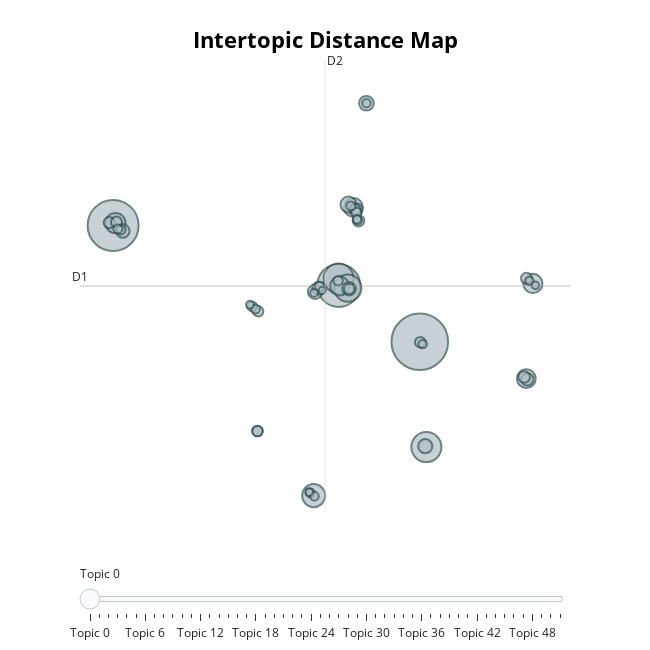

The code cell stored with this chart in its notebook:
### Markdown cell above
The next chosen representation is a distance map, which is a representation of the topics in a 2D space. This representation is useful for understanding the relationships between the topics and how they are distributed in the semantic space.

### Code cell
# Topics visualization
topic_model_real.visualize_topics(custom_labels=True)

### Figure 1 — Plotly figure (JSON) as saved in the notebook; plotly's stock layout.template omitted (floating-point values rounded to 4 significant figures; data arrays with more than 128 entries replaced by an {"elided": "..."} marker saying what was removed)
{"data": [{"customdata": {"elided": "52x3 mixed values"}, "hovertemplate": "<b>Topic %{customdata[0]}</b><br>%{customdata[1]}<br>Size: %{customdata[2]}", "legendgroup": "", "marker": {"color": "#B0BEC5", "line": {"color": "DarkSlateGrey", "width": 2}, "size": [893, 724, 512, 252, 249, 206, 148, 114, 102, 101, 101, 98, 72, 60, 58, 56, 52, 51, 45, 43, 38, 38, 35, 35, 34, 34, 33, 31, 31, 30, 29, 29, 29, 26, 25, 25, 24, 23, 23, 23, 23, 21, 21, 20, 20, 20, 19, 17, 17, 17, 16, 15], "sizemode": "area", "sizeref": 0.5581, "symbol": "circle"}, "mode": "markers", "name": "", "orientation": "v", "showlegend": false, "type": "scatter", "x": [7.681, -12.66, 2.304, 8.119, 2.294, 2.905, 0.6425, -12.5, 15.18, 2.364, 3.28, 14.75, 2.951, 4.141, 0.7358, 8.043, -12.02, 2.991, 0.967, 14.81, 3.619, 14.61, -12.92, 3.492, -12.44, 14.76, 3.375, -3.086, 7.713, -3.037, 2.999, -3.087, 3.478, -3.439, 2.262, 1.031, -12.15, 0.4196, 3.108, -12.35, -3.223, 0.6911, 3.57, 4.143, 3.507, 7.874, 14.96, -3.585, 0.6665, 0.3469, 15.34, 1.206], "xaxis": "x", "y": [4.102, 13.83, 8.812, -4.698, 9.404, 8.59, -8.755, 14.03, 8.983, 8.761, 15.33, 1.024, 15.57, 24.04, 8.282, -4.622, 13.37, 8.542, 8.587, 0.9631, 14.23, 1.165, 14.07, 15.21, 14.11, 9.406, 15.16, -3.354, 4.071, 6.653, 8.523, -3.366, 14.88, 7.058, 9.201, 8.724, 13.46, -8.532, 15.46, 13.54, 6.839, -8.803, 14.27, 24.05, 14.36, 3.91, 9.206, 7.205, 8.192, -8.459, 8.823, 8.392], "yaxis": "y"}], "layout": {"annotations": [{"showarrow": false, "text": "D1", "x": -14.86, "y": 8.768, "yshift": 10}, {"showarrow": false, "text": "D2", "x": 1.393, "xshift": 10, "y": 27.66}], "height": 650, "hoverlabel": {"bgcolor": "white", "font": {"family": "Rockwell", "size": 16}}, "legend": {"itemsizing": "constant", "tracegroupgap": 0}, "margin": {"t": 60}, "shapes": [{"line": {"color": "#CFD8DC", "width": 2}, "type": "line", "x0": 1.393, "x1": 1.393, "y0": -10.12, "y1": 27.66}, {"line": {"color": "#9E9E9E", "width": 2}, "type": "line", "x0": -14.86, "x1": 17.65, "y0": 8.768, "y1": 8.768}], "sliders": [{"active": 0, "pad": {"t": 50}, "steps": [{"args": [{"marker.color": [["red", "#B0BEC5", "#B0BEC5", "#B0BEC5", "#B0BEC5", "#B0BEC5", "#B0BEC5", "#B0BEC5", "#B0BEC5", "#B0BEC5", "#B0BEC5", "#B0BEC5", "#B0BEC5", "#B0BEC5", "#B0BEC5", "#B0BEC5", "#B0BEC5", "#B0BEC5", "#B0BEC5", "#B0BEC5", "#B0BEC5", "#B0BEC5", "#B0BEC5", "#B0BEC5", "#B0BEC5", "#B0BEC5", "#B0BEC5", "#B0BEC5", "#B0BEC5", "#B0BEC5", "#B0BEC5", "#B0BEC5", "#B0BEC5", "#B0BEC5", "#B0BEC5", "#B0BEC5", "#B0BEC5", "#B0BEC5", "#B0BEC5", "#B0BEC5", "#B0BEC5", "#B0BEC5", "#B0BEC5", "#B0BEC5", "#B0BEC5", "#B0BEC5", "#B0BEC5", "#B0BEC5", "#B0BEC5", "#B0BEC5", "#B0BEC5", "#B0BEC5"]]}], "label": "Topic 0", "method": "update"}, {"args": [{"marker.color": [["#B0BEC5", "red", "#B0BEC5", "#B0BEC5", "#B0BEC5", "#B0BEC5", "#B0BEC5", "#B0BEC5", "#B0BEC5", "#B0BEC5", "#B0BEC5", "#B0BEC5", "#B0BEC5", "#B0BEC5", "#B0BEC5", "#B0BEC5", "#B0BEC5", "#B0BEC5", "#B0BEC5", "#B0BEC5", "#B0BEC5", "#B0BEC5", "#B0BEC5", "#B0BEC5", "#B0BEC5", "#B0BEC5", "#B0BEC5", "#B0BEC5", "#B0BEC5", "#B0BEC5", "#B0BEC5", "#B0BEC5", "#B0BEC5", "#B0BEC5", "#B0BEC5", "#B0BEC5", "#B0BEC5", "#B0BEC5", "#B0BEC5", "#B0BEC5", "#B0BEC5", "#B0BEC5", "#B0BEC5", "#B0BEC5", "#B0BEC5", "#B0BEC5", "#B0BEC5", "#B0BEC5", "#B0BEC5", "#B0BEC5", "#B0BEC5", "#B0BEC5"]]}], "label": "Topic 1", "method": "update"}, {"args": [{"marker.color": [["#B0BEC5", "#B0BEC5", "red", "#B0BEC5", "#B0BEC5", "#B0BEC5", "#B0BEC5", "#B0BEC5", "#B0BEC5", "#B0BEC5", "#B0BEC5", "#B0BEC5", "#B0BEC5", "#B0BEC5", "#B0BEC5", "#B0BEC5", "#B0BEC5", "#B0BEC5", "#B0BEC5", "#B0BEC5", "#B0BEC5", "#B0BEC5", "#B0BEC5", "#B0BEC5", "#B0BEC5", "#B0BEC5", "#B0BEC5", "#B0BEC5", "#B0BEC5", "#B0BEC5", "#B0BEC5", "#B0BEC5", "#B0BEC5", "#B0BEC5", "#B0BEC5", "#B0BEC5", "#B0BEC5", "#B0BEC5", "#B0BEC5", "#B0BEC5", "#B0BEC5", "#B0BEC5", "#B0BEC5", "#B0BEC5", "#B0BEC5", "#B0BEC5", "#B0BEC5", "#B0BEC5", "#B0BEC5", "#B0BEC5", "#B0BEC5", "#B0BEC5"]]}], "label": "Topic 2", "method": "update"}, {"args": [{"marker.color": [["#B0BEC5", "#B0BEC5", "#B0BEC5", "red", "#B0BEC5", "#B0BEC5", "#B0BEC5", "#B0BEC5", "#B0BEC5", "#B0BEC5", "#B0BEC5", "#B0BEC5", "#B0BEC5", "#B0BEC5", "#B0BEC5", "#B0BEC5", "#B0BEC5", "#B0BEC5", "#B0BEC5", "#B0BEC5", "#B0BEC5", "#B0BEC5", "#B0BEC5", "#B0BEC5", "#B0BEC5", "#B0BEC5", "#B0BEC5", "#B0BEC5", "#B0BEC5", "#B0BEC5", "#B0BEC5", "#B0BEC5", "#B0BEC5", "#B0BEC5", "#B0BEC5", "#B0BEC5", "#B0BEC5", "#B0BEC5", "#B0BEC5", "#B0BEC5", "#B0BEC5", "#B0BEC5", "#B0BEC5", "#B0BEC5", "#B0BEC5", "#B0BEC5", "#B0BEC5", "#B0BEC5", "#B0BEC5", "#B0BEC5", "#B0BEC5", "#B0BEC5"]]}], "label": "Topic 3", "method": "update"}, {"args": [{"marker.color": [["#B0BEC5", "#B0BEC5", "#B0BEC5", "#B0BEC5", "red", "#B0BEC5", "#B0BEC5", "#B0BEC5", "#B0BEC5", "#B0BEC5", "#B0BEC5", "#B0BEC5", "#B0BEC5", "#B0BEC5", "#B0BEC5", "#B0BEC5", "#B0BEC5", "#B0BEC5", "#B0BEC5", "#B0BEC5", "#B0BEC5", "#B0BEC5", "#B0BEC5", "#B0BEC5", "#B0BEC5", "#B0BEC5", "#B0BEC5", "#B0BEC5", "#B0BEC5", "#B0BEC5", "#B0BEC5", "#B0BEC5", "#B0BEC5", "#B0BEC5", "#B0BEC5", "#B0BEC5", "#B0BEC5", "#B0BEC5", "#B0BEC5", "#B0BEC5", "#B0BEC5", "#B0BEC5", "#B0BEC5", "#B0BEC5", "#B0BEC5", "#B0BEC5", "#B0BEC5", "#B0BEC5", "#B0BEC5", "#B0BEC5", "#B0BEC5", "#B0BEC5"]]}], "label": "Topic 4", "method": "update"}, {"args": [{"marker.color": [["#B0BEC5", "#B0BEC5", "#B0BEC5", "#B0BEC5", "#B0BEC5", "red", "#B0BEC5", "#B0BEC5", "#B0BEC5", "#B0BEC5", "#B0BEC5", "#B0BEC5", "#B0BEC5", "#B0BEC5", "#B0BEC5", "#B0BEC5", "#B0BEC5", "#B0BEC5", "#B0BEC5", "#B0BEC5", "#B0BEC5", "#B0BEC5", "#B0BEC5", "#B0BEC5", "#B0BEC5", "#B0BEC5", "#B0BEC5", "#B0BEC5", "#B0BEC5", "#B0BEC5", "#B0BEC5", "#B0BEC5", "#B0BEC5", "#B0BEC5", "#B0BEC5", "#B0BEC5", "#B0BEC5", "#B0BEC5", "#B0BEC5", "#B0BEC5", "#B0BEC5", "#B0BEC5", "#B0BEC5", "#B0BEC5", "#B0BEC5", "#B0BEC5", "#B0BEC5", "#B0BEC5", "#B0BEC5", "#B0BEC5", "#B0BEC5", "#B0BEC5"]]}], "label": "Topic 5", "method": "update"}, {"args": [{"marker.color": [["#B0BEC5", "#B0BEC5", "#B0BEC5", "#B0BEC5", "#B0BEC5", "#B0BEC5", "red", "#B0BEC5", "#B0BEC5", "#B0BEC5", "#B0BEC5", "#B0BEC5", "#B0BEC5", "#B0BEC5", "#B0BEC5", "#B0BEC5", "#B0BEC5", "#B0BEC5", "#B0BEC5", "#B0BEC5", "#B0BEC5", "#B0BEC5", "#B0BEC5", "#B0BEC5", "#B0BEC5", "#B0BEC5", "#B0BEC5", "#B0BEC5", "#B0BEC5", "#B0BEC5", "#B0BEC5", "#B0BEC5", "#B0BEC5", "#B0BEC5", "#B0BEC5", "#B0BEC5", "#B0BEC5", "#B0BEC5", "#B0BEC5", "#B0BEC5", "#B0BEC5", "#B0BEC5", "#B0BEC5", "#B0BEC5", "#B0BEC5", "#B0BEC5", "#B0BEC5", "#B0BEC5", "#B0BEC5", "#B0BEC5", "#B0BEC5", "#B0BEC5"]]}], "label": "Topic 6", "method": "update"}, {"args": [{"marker.color": [["#B0BEC5", "#B0BEC5", "#B0BEC5", "#B0BEC5", "#B0BEC5", "#B0BEC5", "#B0BEC5", "red", "#B0BEC5", "#B0BEC5", "#B0BEC5", "#B0BEC5", "#B0BEC5", "#B0BEC5", "#B0BEC5", "#B0BEC5", "#B0BEC5", "#B0BEC5", "#B0BEC5", "#B0BEC5", "#B0BEC5", "#B0BEC5", "#B0BEC5", "#B0BEC5", "#B0BEC5", "#B0BEC5", "#B0BEC5", "#B0BEC5", "#B0BEC5", "#B0BEC5", "#B0BEC5", "#B0BEC5", "#B0BEC5", "#B0BEC5", "#B0BEC5", "#B0BEC5", "#B0BEC5", "#B0BEC5", "#B0BEC5", "#B0BEC5", "#B0BEC5", "#B0BEC5", "#B0BEC5", "#B0BEC5", "#B0BEC5", "#B0BEC5", "#B0BEC5", "#B0BEC5", "#B0BEC5", "#B0BEC5", "#B0BEC5", "#B0BEC5"]]}], "label": "Topic 7", "method": "update"}, {"args": [{"marker.color": [["#B0BEC5", "#B0BEC5", "#B0BEC5", "#B0BEC5", "#B0BEC5", "#B0BEC5", "#B0BEC5", "#B0BEC5", "red", "#B0BEC5", "#B0BEC5", "#B0BEC5", "#B0BEC5", "#B0BEC5", "#B0BEC5", "#B0BEC5", "#B0BEC5", "#B0BEC5", "#B0BEC5", "#B0BEC5", "#B0BEC5", "#B0BEC5", "#B0BEC5", "#B0BEC5", "#B0BEC5", "#B0BEC5", "#B0BEC5", "#B0BEC5", "#B0BEC5", "#B0BEC5", "#B0BEC5", "#B0BEC5", "#B0BEC5", "#B0BEC5", "#B0BEC5", "#B0BEC5", "#B0BEC5", "#B0BEC5", "#B0BEC5", "#B0BEC5", "#B0BEC5", "#B0BEC5", "#B0BEC5", "#B0BEC5", "#B0BEC5", "#B0BEC5", "#B0BEC5", "#B0BEC5", "#B0BEC5", "#B0BEC5", "#B0BEC5", "#B0BEC5"]]}], "label": "Topic 8", "method": "update"}, {"args": [{"marker.color": [["#B0BEC5", "#B0BEC5", "#B0BEC5", "#B0BEC5", "#B0BEC5", "#B0BEC5", "#B0BEC5", "#B0BEC5", "#B0BEC5", "red", "#B0BEC5", "#B0BEC5", "#B0BEC5", "#B0BEC5", "#B0BEC5", "#B0BEC5", "#B0BEC5", "#B0BEC5", "#B0BEC5", "#B0BEC5", "#B0BEC5", "#B0BEC5", "#B0BEC5", "#B0BEC5", "#B0BEC5", "#B0BEC5", "#B0BEC5", "#B0BEC5", "#B0BEC5", "#B0BEC5", "#B0BEC5", "#B0BEC5", "#B0BEC5", "#B0BEC5", "#B0BEC5", "#B0BEC5", "#B0BEC5", "#B0BEC5", "#B0BEC5", "#B0BEC5", "#B0BEC5", "#B0BEC5", "#B0BEC5", "#B0BEC5", "#B0BEC5", "#B0BEC5", "#B0BEC5", "#B0BEC5", "#B0BEC5", "#B0BEC5", "#B0BEC5", "#B0BEC5"]]}], "label": "Topic 9", "method": "update"}, {"args": [{"marker.color": [["#B0BEC5", "#B0BEC5", "#B0BEC5", "#B0BEC5", "#B0BEC5", "#B0BEC5", "#B0BEC5", "#B0BEC5", "#B0BEC5", "#B0BEC5", "red", "#B0BEC5", "#B0BEC5", "#B0BEC5", "#B0BEC5", "#B0BEC5", "#B0BEC5", "#B0BEC5", "#B0BEC5", "#B0BEC5", "#B0BEC5", "#B0BEC5", "#B0BEC5", "#B0BEC5", "#B0BEC5", "#B0BEC5", "#B0BEC5", "#B0BEC5", "#B0BEC5", "#B0BEC5", "#B0BEC5", "#B0BEC5", "#B0BEC5", "#B0BEC5", "#B0BEC5", "#B0BEC5", "#B0BEC5", "#B0BEC5", "#B0BEC5", "#B0BEC5", "#B0BEC5", "#B0BEC5", "#B0BEC5", "#B0BEC5", "#B0BEC5", "#B0BEC5", "#B0BEC5", "#B0BEC5", "#B0BEC5", "#B0BEC5", "#B0BEC5", "#B0BEC5"]]}], "label": "Topic 10", "method": "update"}, {"args": [{"marker.color": [["#B0BEC5", "#B0BEC5", "#B0BEC5", "#B0BEC5", "#B0BEC5", "#B0BEC5", "#B0BEC5", "#B0BEC5", "#B0BEC5", "#B0BEC5", "#B0BEC5", "red", "#B0BEC5", "#B0BEC5", "#B0BEC5", "#B0BEC5", "#B0BEC5", "#B0BEC5", "#B0BEC5", "#B0BEC5", "#B0BEC5", "#B0BEC5", "#B0BEC5", "#B0BEC5", "#B0BEC5", "#B0BEC5", "#B0BEC5", "#B0BEC5", "#B0BEC5", "#B0BEC5", "#B0BEC5", "#B0BEC5", "#B0BEC5", "#B0BEC5", "#B0BEC5", "#B0BEC5", "#B0BEC5", "#B0BEC5", "#B0BEC5", "#B0BEC5", "#B0BEC5", "#B0BEC5", "#B0BEC5", "#B0BEC5", "#B0BEC5", "#B0BEC5", "#B0BEC5", "#B0BEC5", "#B0BEC5", "#B0BEC5", "#B0BEC5", "#B0BEC5"]]}], "label": "Topic 11", "method": "update"}, {"args": [{"marker.color": [["#B0BEC5", "#B0BEC5", "#B0BEC5", "#B0BEC5", "#B0BEC5", "#B0BEC5", "#B0BEC5", "#B0BEC5", "#B0BEC5", "#B0BEC5", "#B0BEC5", "#B0BEC5", "red", "#B0BEC5", "#B0BEC5", "#B0BEC5", "#B0BEC5", "#B0BEC5", "#B0BEC5", "#B0BEC5", "#B0BEC5", "#B0BEC5", "#B0BEC5", "#B0BEC5", "#B0BEC5", "#B0BEC5", "#B0BEC5", "#B0BEC5", "#B0BEC5", "#B0BEC5", "#B0BEC5", "#B0BEC5", "#B0BEC5", "#B0BEC5", "#B0BEC5", "#B0BEC5", "#B0BEC5", "#B0BEC5", "#B0BEC5", "#B0BEC5", "#B0BEC5", "#B0BEC5", "#B0BEC5", "#B0BEC5", "#B0BEC5", "#B0BEC5", "#B0BEC5", "#B0BEC5", "#B0BEC5", "#B0BEC5", "#B0BEC5", "#B0BEC5"]]}], "label": "Topic 12", "method": "update"}, {"args": [{"marker.color": [["#B0BEC5", "#B0BEC5", "#B0BEC5", "#B0BEC5", "#B0BEC5", "#B0BEC5", "#B0BEC5", "#B0BEC5", "#B0BEC5", "#B0BEC5", "#B0BEC5", "#B0BEC5", "#B0BEC5", "red", "#B0BEC5", "#B0BEC5", "#B0BEC5", "#B0BEC5", "#B0BEC5", "#B0BEC5", "#B0BEC5", "#B0BEC5", "#B0BEC5", "#B0BEC5", "#B0BEC5", "#B0BEC5", "#B0BEC5", "#B0BEC5", "#B0BEC5", "#B0BEC5", "#B0BEC5", "#B0BEC5", "#B0BEC5", "#B0BEC5", "#B0BEC5", "#B0BEC5", "#B0BEC5", "#B0BEC5", "#B0BEC5", "#B0BEC5", "#B0BEC5", "#B0BEC5", "#B0BEC5", "#B0BEC5", "#B0BEC5", "#B0BEC5", "#B0BEC5", "#B0BEC5", "#B0BEC5", "#B0BEC5", "#B0BEC5", "#B0BEC5"]]}], "label": "Topic 13", "method": "update"}, {"args": [{"marker.color": [["#B0BEC5", "#B0BEC5", "#B0BEC5", "#B0BEC5", "#B0BEC5", "#B0BEC5", "#B0BEC5", "#B0BEC5", "#B0BEC5", "#B0BEC5", "#B0BEC5", "#B0BEC5", "#B0BEC5", "#B0BEC5", "red", "#B0BEC5", "#B0BEC5", "#B0BEC5", "#B0BEC5", "#B0BEC5", "#B0BEC5", "#B0BEC5", "#B0BEC5", "#B0BEC5", "#B0BEC5", "#B0BEC5", "#B0BEC5", "#B0BEC5", "#B0BEC5", "#B0BEC5", "#B0BEC5", "#B0BEC5", "#B0BEC5", "#B0BEC5", "#B0BEC5", "#B0BEC5", "#B0BEC5", "#B0BEC5", "#B0BEC5", "#B0BEC5", "#B0BEC5", "#B0BEC5", "#B0BEC5", "#B0BEC5", "#B0BEC5", "#B0BEC5", "#B0BEC5", "#B0BEC5", "#B0BEC5", "#B0BEC5", "#B0BEC5", "#B0BEC5"]]}], "label": "Topic 14", "method": "update"}, {"args": [{"marker.color": [["#B0BEC5", "#B0BEC5", "#B0BEC5", "#B0BEC5", "#B0BEC5", "#B0BEC5", "#B0BEC5", "#B0BEC5", "#B0BEC5", "#B0BEC5", "#B0BEC5", "#B0BEC5", "#B0BEC5", "#B0BEC5", "#B0BEC5", "red", "#B0BEC5", "#B0BEC5", "#B0BEC5", "#B0BEC5", "#B0BEC5", "#B0BEC5", "#B0BEC5", "#B0BEC5", "#B0BEC5", "#B0BEC5", "#B0BEC5", "#B0BEC5", "#B0BEC5", "#B0BEC5", "#B0BEC5", "#B0BEC5", "#B0BEC5", "#B0BEC5", "#B0BEC5", "#B0BEC5", "#B0BEC5", "#B0BEC5", "#B0BEC5", "#B0BEC5", "#B0BEC5", "#B0BEC5", "#B0BEC5", "#B0BEC5", "#B0BEC5", "#B0BEC5", "#B0BEC5", "#B0BEC5", "#B0BEC5", "#B0BEC5", "#B0BEC5", "#B0BEC5"]]}], "label": "Topic 15", "method": "update"}, {"args": [{"marker.color": [["#B0BEC5", "#B0BEC5", "#B0BEC5", "#B0BEC5", "#B0BEC5", "#B0BEC5", "#B0BEC5", "#B0BEC5", "#B0BEC5", "#B0BEC5", "#B0BEC5", "#B0BEC5", "#B0BEC5", "#B0BEC5", "#B0BEC5", "#B0BEC5", "red", "#B0BEC5", "#B0BEC5", "#B0BEC5", "#B0BEC5", "#B0BEC5", "#B0BEC5", "#B0BEC5", "#B0BEC5", "#B0BEC5", "#B0BEC5", "#B0BEC5", "#B0BEC5", "#B0BEC5", "#B0BEC5", "#B0BEC5", "#B0BEC5", "#B0BEC5", "#B0BEC5", "#B0BEC5", "#B0BEC5", "#B0BEC5", "#B0BEC5", "#B0BEC5", "#B0BEC5", "#B0BEC5", "#B0BEC5", "#B0BEC5", "#B0BEC5", "#B0BEC5", "#B0BEC5", "#B0BEC5", "#B0BEC5", "#B0BEC5", "#B0BEC5", "#B0BEC5"]]}], "label": "Topic 16", "method": "update"}, {"args": [{"marker.color": [["#B0BEC5", "#B0BEC5", "#B0BEC5", "#B0BEC5", "#B0BEC5", "#B0BEC5", "#B0BEC5", "#B0BEC5", "#B0BEC5", "#B0BEC5", "#B0BEC5", "#B0BEC5", "#B0BEC5", "#B0BEC5", "#B0BEC5", "#B0BEC5", "#B0BEC5", "red", "#B0BEC5", "#B0BEC5", "#B0BEC5", "#B0BEC5", "#B0BEC5", "#B0BEC5", "#B0BEC5", "#B0BEC5", "#B0BEC5", "#B0BEC5", "#B0BEC5", "#B0BEC5", "#B0BEC5", "#B0BEC5", "#B0BEC5", "#B0BEC5", "#B0BEC5", "#B0BEC5", "#B0BEC5", "#B0BEC5", "#B0BEC5", "#B0BEC5", "#B0BEC5", "#B0BEC5", "#B0BEC5", "#B0BEC5", "#B0BEC5", "#B0BEC5", "#B0BEC5", "#B0BEC5", "#B0BEC5", "#B0BEC5", "#B0BEC5", "#B0BEC5"]]}], "label": "Topic 17", "method": "update"}, {"args": [{"marker.color": [["#B0BEC5", "#B0BEC5", "#B0BEC5", "#B0BEC5", "#B0BEC5", "#B0BEC5", "#B0BEC5", "#B0BEC5", "#B0BEC5", "#B0BEC5", "#B0BEC5", "#B0BEC5", "#B0BEC5", "#B0BEC5", "#B0BEC5", "#B0BEC5", "#B0BEC5", "#B0BEC5", "red", "#B0BEC5", "#B0BEC5", "#B0BEC5", "#B0BEC5", "#B0BEC5", "#B0BEC5", "#B0BEC5", "#B0BEC5", "#B0BEC5", "#B0BEC5", "#B0BEC5", "#B0BEC5", "#B0BEC5", "#B0BEC5", "#B0BEC5", "#B0BEC5", "#B0BEC5", "#B0BEC5", "#B0BEC5", "#B0BEC5", "#B0BEC5", "#B0BEC5", "#B0BEC5", "#B0BEC5", "#B0BEC5", "#B0BEC5", "#B0BEC5", "#B0BEC5", "#B0BEC5", "#B0BEC5", "#B0BEC5", "#B0BEC5", "#B0BEC5"]]}], "label": "Topic 18", "method": "update"}, {"args": [{"marker.color": [["#B0BEC5", "#B0BEC5", "#B0BEC5", "#B0BEC5", "#B0BEC5", "#B0BEC5", "#B0BEC5", "#B0BEC5", "#B0BEC5", "#B0BEC5", "#B0BEC5", "#B0BEC5", "#B0BEC5", "#B0BEC5", "#B0BEC5", "#B0BEC5", "#B0BEC5", "#B0BEC5", "#B0BEC5", "red", "#B0BEC5", "#B0BEC5", "#B0BEC5", "#B0BEC5", "#B0BEC5", "#B0BEC5", "#B0BEC5", "#B0BEC5", "#B0BEC5", "#B0BEC5", "#B0BEC5", "#B0BEC5", "#B0BEC5", "#B0BEC5", "#B0BEC5", "#B0BEC5", "#B0BEC5", "#B0BEC5", "#B0BEC5", "#B0BEC5", "#B0BEC5", "#B0BEC5", "#B0BEC5", "#B0BEC5", "#B0BEC5", "#B0BEC5", "#B0BEC5", "#B0BEC5", "#B0BEC5", "#B0BEC5", "#B0BEC5", "#B0BEC5"]]}], "label": "Topic 19", "method": "update"}, {"args": [{"marker.color": [["#B0BEC5", "#B0BEC5", "#B0BEC5", "#B0BEC5", "#B0BEC5", "#B0BEC5", "#B0BEC5", "#B0BEC5", "#B0BEC5", "#B0BEC5", "#B0BEC5", "#B0BEC5", "#B0BEC5", "#B0BEC5", "#B0BEC5", "#B0BEC5", "#B0BEC5", "#B0BEC5", "#B0BEC5", "#B0BEC5", "red", "#B0BEC5", "#B0BEC5", "#B0BEC5", "#B0BEC5", "#B0BEC5", "#B0BEC5", "#B0BEC5", "#B0BEC5", "#B0BEC5", "#B0BEC5", "#B0BEC5", "#B0BEC5", "#B0BEC5", "#B0BEC5", "#B0BEC5", "#B0BEC5", "#B0BEC5", "#B0BEC5", "#B0BEC5", "#B0BEC5", "#B0BEC5", "#B0BEC5", "#B0BEC5", "#B0BEC5", "#B0BEC5", "#B0BEC5", "#B0BEC5", "#B0BEC5", "#B0BEC5", "#B0BEC5", "#B0BEC5"]]}], "label": "Topic 20", "method": "update"}, {"args": [{"marker.color": [["#B0BEC5", "#B0BEC5", "#B0BEC5", "#B0BEC5", "#B0BEC5", "#B0BEC5", "#B0BEC5", "#B0BEC5", "#B0BEC5", "#B0BEC5", "#B0BEC5", "#B0BEC5", "#B0BEC5", "#B0BEC5", "#B0BEC5", "#B0BEC5", "#B0BEC5", "#B0BEC5", "#B0BEC5", "#B0BEC5", "#B0BEC5", "red", "#B0BEC5", "#B0BEC5", "#B0BEC5", "#B0BEC5", "#B0BEC5", "#B0BEC5", "#B0BEC5", "#B0BEC5", "#B0BEC5", "#B0BEC5", "#B0BEC5", "#B0BEC5", "#B0BEC5", "#B0BEC5", "#B0BEC5", "#B0BEC5", "#B0BEC5", "#B0BEC5", "#B0BEC5", "#B0BEC5", "#B0BEC5", "#B0BEC5", "#B0BEC5", "#B0BEC5", "#B0BEC5", "#B0BEC5", "#B0BEC5", "#B0BEC5", "#B0BEC5", "#B0BEC5"]]}], "label": "Topic 21", "method": "update"}, {"args": [{"marker.color": [["#B0BEC5", "#B0BEC5", "#B0BEC5", "#B0BEC5", "#B0BEC5", "#B0BEC5", "#B0BEC5", "#B0BEC5", "#B0BEC5", "#B0BEC5", "#B0BEC5", "#B0BEC5", "#B0BEC5", "#B0BEC5", "#B0BEC5", "#B0BEC5", "#B0BEC5", "#B0BEC5", "#B0BEC5", "#B0BEC5", "#B0BEC5", "#B0BEC5", "red", "#B0BEC5", "#B0BEC5", "#B0BEC5", "#B0BEC5", "#B0BEC5", "#B0BEC5", "#B0BEC5", "#B0BEC5", "#B0BEC5", "#B0BEC5", "#B0BEC5", "#B0BEC5", "#B0BEC5", "#B0BEC5", "#B0BEC5", "#B0BEC5", "#B0BEC5", "#B0BEC5", "#B0BEC5", "#B0BEC5", "#B0BEC5", "#B0BEC5", "#B0BEC5", "#B0BEC5", "#B0BEC5", "#B0BEC5", "#B0BEC5", "#B0BEC5", "#B0BEC5"]]}], "label": "Topic 22", "method": "update"}, {"args": [{"marker.color": [["#B0BEC5", "#B0BEC5", "#B0BEC5", "#B0BEC5", "#B0BEC5", "#B0BEC5", "#B0BEC5", "#B0BEC5", "#B0BEC5", "#B0BEC5", "#B0BEC5", "#B0BEC5", "#B0BEC5", "#B0BEC5", "#B0BEC5", "#B0BEC5", "#B0BEC5", "#B0BEC5", "#B0BEC5", "#B0BEC5", "#B0BEC5", "#B0BEC5", "#B0BEC5", "red", "#B0BEC5", "#B0BEC5", "#B0BEC5", "#B0BEC5", "#B0BEC5", "#B0BEC5", "#B0BEC5", "#B0BEC5", "#B0BEC5", "#B0BEC5", "#B0BEC5", "#B0BEC5", "#B0BEC5", "#B0BEC5", "#B0BEC5", "#B0BEC5", "#B0BEC5", "#B0BEC5", "#B0BEC5", "#B0BEC5", "#B0BEC5", "#B0BEC5", "#B0BEC5", "#B0BEC5", "#B0BEC5", "#B0BEC5", "#B0BEC5", "#B0BEC5"]]}], "label": "Topic 23", "method": "update"}, {"args": [{"marker.color": [["#B0BEC5", "#B0BEC5", "#B0BEC5", "#B0BEC5", "#B0BEC5", "#B0BEC5", "#B0BEC5", "#B0BEC5", "#B0BEC5", "#B0BEC5", "#B0BEC5", "#B0BEC5", "#B0BEC5", "#B0BEC5", "#B0BEC5", "#B0BEC5", "#B0BEC5", "#B0BEC5", "#B0BEC5", "#B0BEC5", "#B0BEC5", "#B0BEC5", "#B0BEC5", "#B0BEC5", "red", "#B0BEC5", "#B0BEC5", "#B0BEC5", "#B0BEC5", "#B0BEC5", "#B0BEC5", "#B0BEC5", "#B0BEC5", "#B0BEC5", "#B0BEC5", "#B0BEC5", "#B0BEC5", "#B0BEC5", "#B0BEC5", "#B0BEC5", "#B0BEC5", "#B0BEC5", "#B0BEC5", "#B0BEC5", "#B0BEC5", "#B0BEC5", "#B0BEC5", "#B0BEC5", "#B0BEC5", "#B0BEC5", "#B0BEC5", "#B0BEC5"]]}], "label": "Topic 24", "method": "update"}, {"args": [{"marker.color": [["#B0BEC5", "#B0BEC5", "#B0BEC5", "#B0BEC5", "#B0BEC5", "#B0BEC5", "#B0BEC5", "#B0BEC5", "#B0BEC5", "#B0BEC5", "#B0BEC5", "#B0BEC5", "#B0BEC5", "#B0BEC5", "#B0BEC5", "#B0BEC5", "#B0BEC5", "#B0BEC5", "#B0BEC5", "#B0BEC5", "#B0BEC5", "#B0BEC5", "#B0BEC5", "#B0BEC5", "#B0BEC5", "red", "#B0BEC5", "#B0BEC5", "#B0BEC5", "#B0BEC5", "#B0BEC5", "#B0BEC5", "#B0BEC5", "#B0BEC5", "#B0BEC5", "#B0BEC5", "#B0BEC5", "#B0BEC5", "#B0BEC5", "#B0BEC5", "#B0BEC5", "#B0BEC5", "#B0BEC5", "#B0BEC5", "#B0BEC5", "#B0BEC5", "#B0BEC5", "#B0BEC5", "#B0BEC5", "#B0BEC5", "#B0BEC5", "#B0BEC5"]]}], "label": "Topic 25", "method": "update"}, {"args": [{"marker.color": [["#B0BEC5", "#B0BEC5", "#B0BEC5", "#B0BEC5", "#B0BEC5", "#B0BEC5", "#B0BEC5", "#B0BEC5", "#B0BEC5", "#B0BEC5", "#B0BEC5", "#B0BEC5", "#B0BEC5", "#B0BEC5", "#B0BEC5", "#B0BEC5", "#B0BEC5", "#B0BEC5", "#B0BEC5", "#B0BEC5", "#B0BEC5", "#B0BEC5", "#B0BEC5", "#B0BEC5", "#B0BEC5", "#B0BEC5", "red", "#B0BEC5", "#B0BEC5", "#B0BEC5", "#B0BEC5", "#B0BEC5", "#B0BEC5", "#B0BEC5", "#B0BEC5", "#B0BEC5", "#B0BEC5", "#B0BEC5", "#B0BEC5", "#B0BEC5", "#B0BEC5", "#B0BEC5", "#B0BEC5", "#B0BEC5", "#B0BEC5", "#B0BEC5", "#B0BEC5", "#B0BEC5", "#B0BEC5", "#B0BEC5", "#B0BEC5", "#B0BEC5"]]}], "label": "Topic 26", "method": "update"}, {"args": [{"marker.color": [["#B0BEC5", "#B0BEC5", "#B0BEC5", "#B0BEC5", "#B0BEC5", "#B0BEC5", "#B0BEC5", "#B0BEC5", "#B0BEC5", "#B0BEC5", "#B0BEC5", "#B0BEC5", "#B0BEC5", "#B0BEC5", "#B0BEC5", "#B0BEC5", "#B0BEC5", "#B0BEC5", "#B0BEC5", "#B0BEC5", "#B0BEC5", "#B0BEC5", "#B0BEC5", "#B0BEC5", "#B0BEC5", "#B0BEC5", "#B0BEC5", "red", "#B0BEC5", "#B0BEC5", "#B0BEC5", "#B0BEC5", "#B0BEC5", "#B0BEC5", "#B0BEC5", "#B0BEC5", "#B0BEC5", "#B0BEC5", "#B0BEC5", "#B0BEC5", "#B0BEC5", "#B0BEC5", "#B0BEC5", "#B0BEC5", "#B0BEC5", "#B0BEC5", "#B0BEC5", "#B0BEC5", "#B0BEC5", "#B0BEC5", "#B0BEC5", "#B0BEC5"]]}], "label": "Topic 27", "method": "update"}, {"args": [{"marker.color": [["#B0BEC5", "#B0BEC5", "#B0BEC5", "#B0BEC5", "#B0BEC5", "#B0BEC5", "#B0BEC5", "#B0BEC5", "#B0BEC5", "#B0BEC5", "#B0BEC5", "#B0BEC5", "#B0BEC5", "#B0BEC5", "#B0BEC5", "#B0BEC5", "#B0BEC5", "#B0BEC5", "#B0BEC5", "#B0BEC5", "#B0BEC5", "#B0BEC5", "#B0BEC5", "#B0BEC5", "#B0BEC5", "#B0BEC5", "#B0BEC5", "#B0BEC5", "red", "#B0BEC5", "#B0BEC5", "#B0BEC5", "#B0BEC5", "#B0BEC5", "#B0BEC5", "#B0BEC5", "#B0BEC5", "#B0BEC5", "#B0BEC5", "#B0BEC5", "#B0BEC5", "#B0BEC5", "#B0BEC5", "#B0BEC5", "#B0BEC5", "#B0BEC5", "#B0BEC5", "#B0BEC5", "#B0BEC5", "#B0BEC5", "#B0BEC5", "#B0BEC5"]]}], "label": "Topic 28", "method": "update"}, {"args": [{"marker.color": [["#B0BEC5", "#B0BEC5", "#B0BEC5", "#B0BEC5", "#B0BEC5", "#B0BEC5", "#B0BEC5", "#B0BEC5", "#B0BEC5", "#B0BEC5", "#B0BEC5", "#B0BEC5", "#B0BEC5", "#B0BEC5", "#B0BEC5", "#B0BEC5", "#B0BEC5", "#B0BEC5", "#B0BEC5", "#B0BEC5", "#B0BEC5", "#B0BEC5", "#B0BEC5", "#B0BEC5", "#B0BEC5", "#B0BEC5", "#B0BEC5", "#B0BEC5", "#B0BEC5", "red", "#B0BEC5", "#B0BEC5", "#B0BEC5", "#B0BEC5", "#B0BEC5", "#B0BEC5", "#B0BEC5", "#B0BEC5", "#B0BEC5", "#B0BEC5", "#B0BEC5", "#B0BEC5", "#B0BEC5", "#B0BEC5", "#B0BEC5", "#B0BEC5", "#B0BEC5", "#B0BEC5", "#B0BEC5", "#B0BEC5", "#B0BEC5", "#B0BEC5"]]}], "label": "Topic 29", "method": "update"}, {"args": [{"marker.color": [["#B0BEC5", "#B0BEC5", "#B0BEC5", "#B0BEC5", "#B0BEC5", "#B0BEC5", "#B0BEC5", "#B0BEC5", "#B0BEC5", "#B0BEC5", "#B0BEC5", "#B0BEC5", "#B0BEC5", "#B0BEC5", "#B0BEC5", "#B0BEC5", "#B0BEC5", "#B0BEC5", "#B0BEC5", "#B0BEC5", "#B0BEC5", "#B0BEC5", "#B0BEC5", "#B0BEC5", "#B0BEC5", "#B0BEC5", "#B0BEC5", "#B0BEC5", "#B0BEC5", "#B0BEC5", "red", "#B0BEC5", "#B0BEC5", "#B0BEC5", "#B0BEC5", "#B0BEC5", "#B0BEC5", "#B0BEC5", "#B0BEC5", "#B0BEC5", "#B0BEC5", "#B0BEC5", "#B0BEC5", "#B0BEC5", "#B0BEC5", "#B0BEC5", "#B0BEC5", "#B0BEC5", "#B0BEC5", "#B0BEC5", "#B0BEC5", "#B0BEC5"]]}], "label": "Topic 30", "method": "update"}, {"args": [{"marker.color": [["#B0BEC5", "#B0BEC5", "#B0BEC5", "#B0BEC5", "#B0BEC5", "#B0BEC5", "#B0BEC5", "#B0BEC5", "#B0BEC5", "#B0BEC5", "#B0BEC5", "#B0BEC5", "#B0BEC5", "#B0BEC5", "#B0BEC5", "#B0BEC5", "#B0BEC5", "#B0BEC5", "#B0BEC5", "#B0BEC5", "#B0BEC5", "#B0BEC5", "#B0BEC5", "#B0BEC5", "#B0BEC5", "#B0BEC5", "#B0BEC5", "#B0BEC5", "#B0BEC5", "#B0BEC5", "#B0BEC5", "red", "#B0BEC5", "#B0BEC5", "#B0BEC5", "#B0BEC5", "#B0BEC5", "#B0BEC5", "#B0BEC5", "#B0BEC5", "#B0BEC5", "#B0BEC5", "#B0BEC5", "#B0BEC5", "#B0BEC5", "#B0BEC5", "#B0BEC5", "#B0BEC5", "#B0BEC5", "#B0BEC5", "#B0BEC5", "#B0BEC5"]]}], "label": "Topic 31", "method": "update"}, {"args": [{"marker.color": [["#B0BEC5", "#B0BEC5", "#B0BEC5", "#B0BEC5", "#B0BEC5", "#B0BEC5", "#B0BEC5", "#B0BEC5", "#B0BEC5", "#B0BEC5", "#B0BEC5", "#B0BEC5", "#B0BEC5", "#B0BEC5", "#B0BEC5", "#B0BEC5", "#B0BEC5", "#B0BEC5", "#B0BEC5", "#B0BEC5", "#B0BEC5", "#B0BEC5", "#B0BEC5", "#B0BEC5", "#B0BEC5", "#B0BEC5", "#B0BEC5", "#B0BEC5", "#B0BEC5", "#B0BEC5", "#B0BEC5", "#B0BEC5", "red", "#B0BEC5", "#B0BEC5", "#B0BEC5", "#B0BEC5", "#B0BEC5", "#B0BEC5", "#B0BEC5", "#B0BEC5", "#B0BEC5", "#B0BEC5", "#B0BEC5", "#B0BEC5", "#B0BEC5", "#B0BEC5", "#B0BEC5", "#B0BEC5", "#B0BEC5", "#B0BEC5", "#B0BEC5"]]}], "label": "Topic 32", "method": "update"}, {"args": [{"marker.color": [["#B0BEC5", "#B0BEC5", "#B0BEC5", "#B0BEC5", "#B0BEC5", "#B0BEC5", "#B0BEC5", "#B0BEC5", "#B0BEC5", "#B0BEC5", "#B0BEC5", "#B0BEC5", "#B0BEC5", "#B0BEC5", "#B0BEC5", "#B0BEC5", "#B0BEC5", "#B0BEC5", "#B0BEC5", "#B0BEC5", "#B0BEC5", "#B0BEC5", "#B0BEC5", "#B0BEC5", "#B0BEC5", "#B0BEC5", "#B0BEC5", "#B0BEC5", "#B0BEC5", "#B0BEC5", "#B0BEC5", "#B0BEC5", "#B0BEC5", "red", "#B0BEC5", "#B0BEC5", "#B0BEC5", "#B0BEC5", "#B0BEC5", "#B0BEC5", "#B0BEC5", "#B0BEC5", "#B0BEC5", "#B0BEC5", "#B0BEC5", "#B0BEC5", "#B0BEC5", "#B0BEC5", "#B0BEC5", "#B0BEC5", "#B0BEC5", "#B0BEC5"]]}], "label": "Topic 33", "method": "update"}, {"args": [{"marker.color": [["#B0BEC5", "#B0BEC5", "#B0BEC5", "#B0BEC5", "#B0BEC5", "#B0BEC5", "#B0BEC5", "#B0BEC5", "#B0BEC5", "#B0BEC5", "#B0BEC5", "#B0BEC5", "#B0BEC5", "#B0BEC5", "#B0BEC5", "#B0BEC5", "#B0BEC5", "#B0BEC5", "#B0BEC5", "#B0BEC5", "#B0BEC5", "#B0BEC5", "#B0BEC5", "#B0BEC5", "#B0BEC5", "#B0BEC5", "#B0BEC5", "#B0BEC5", "#B0BEC5", "#B0BEC5", "#B0BEC5", "#B0BEC5", "#B0BEC5", "#B0BEC5", "red", "#B0BEC5", "#B0BEC5", "#B0BEC5", "#B0BEC5", "#B0BEC5", "#B0BEC5", "#B0BEC5", "#B0BEC5", "#B0BEC5", "#B0BEC5", "#B0BEC5", "#B0BEC5", "#B0BEC5", "#B0BEC5", "#B0BEC5", "#B0BEC5", "#B0BEC5"]]}], "label": "Topic 34", "method": "update"}, {"args": [{"marker.color": [["#B0BEC5", "#B0BEC5", "#B0BEC5", "#B0BEC5", "#B0BEC5", "#B0BEC5", "#B0BEC5", "#B0BEC5", "#B0BEC5", "#B0BEC5", "#B0BEC5", "#B0BEC5", "#B0BEC5", "#B0BEC5", "#B0BEC5", "#B0BEC5", "#B0BEC5", "#B0BEC5", "#B0BEC5", "#B0BEC5", "#B0BEC5", "#B0BEC5", "#B0BEC5", "#B0BEC5", "#B0BEC5", "#B0BEC5", "#B0BEC5", "#B0BEC5", "#B0BEC5", "#B0BEC5", "#B0BEC5", "#B0BEC5", "#B0BEC5", "#B0BEC5", "#B0BEC5", "red", "#B0BEC5", "#B0BEC5", "#B0BEC5", "#B0BEC5", "#B0BEC5", "#B0BEC5", "#B0BEC5", "#B0BEC5", "#B0BEC5", "#B0BEC5", "#B0BEC5", "#B0BEC5", "#B0BEC5", "#B0BEC5", "#B0BEC5", "#B0BEC5"]]}], "label": "Topic 35", "method": "update"}, {"args": [{"marker.color": [["#B0BEC5", "#B0BEC5", "#B0BEC5", "#B0BEC5", "#B0BEC5", "#B0BEC5", "#B0BEC5", "#B0BEC5", "#B0BEC5", "#B0BEC5", "#B0BEC5", "#B0BEC5", "#B0BEC5", "#B0BEC5", "#B0BEC5", "#B0BEC5", "#B0BEC5", "#B0BEC5", "#B0BEC5", "#B0BEC5", "#B0BEC5", "#B0BEC5", "#B0BEC5", "#B0BEC5", "#B0BEC5", "#B0BEC5", "#B0BEC5", "#B0BEC5", "#B0BEC5", "#B0BEC5", "#B0BEC5", "#B0BEC5", "#B0BEC5", "#B0BEC5", "#B0BEC5", "#B0BEC5", "red", "#B0BEC5", "#B0BEC5", "#B0BEC5", "#B0BEC5", "#B0BEC5", "#B0BEC5", "#B0BEC5", "#B0BEC5", "#B0BEC5", "#B0BEC5", "#B0BEC5", "#B0BEC5", "#B0BEC5", "#B0BEC5", "#B0BEC5"]]}], "label": "Topic 36", "method": "update"}, {"args": [{"marker.color": [["#B0BEC5", "#B0BEC5", "#B0BEC5", "#B0BEC5", "#B0BEC5", "#B0BEC5", "#B0BEC5", "#B0BEC5", "#B0BEC5", "#B0BEC5", "#B0BEC5", "#B0BEC5", "#B0BEC5", "#B0BEC5", "#B0BEC5", "#B0BEC5", "#B0BEC5", "#B0BEC5", "#B0BEC5", "#B0BEC5", "#B0BEC5", "#B0BEC5", "#B0BEC5", "#B0BEC5", "#B0BEC5", "#B0BEC5", "#B0BEC5", "#B0BEC5", "#B0BEC5", "#B0BEC5", "#B0BEC5", "#B0BEC5", "#B0BEC5", "#B0BEC5", "#B0BEC5", "#B0BEC5", "#B0BEC5", "red", "#B0BEC5", "#B0BEC5", "#B0BEC5", "#B0BEC5", "#B0BEC5", "#B0BEC5", "#B0BEC5", "#B0BEC5", "#B0BEC5", "#B0BEC5", "#B0BEC5", "#B0BEC5", "#B0BEC5", "#B0BEC5"]]}], "label": "Topic 37", "method": "update"}, {"args": [{"marker.color": [["#B0BEC5", "#B0BEC5", "#B0BEC5", "#B0BEC5", "#B0BEC5", "#B0BEC5", "#B0BEC5", "#B0BEC5", "#B0BEC5", "#B0BEC5", "#B0BEC5", "#B0BEC5", "#B0BEC5", "#B0BEC5", "#B0BEC5", "#B0BEC5", "#B0BEC5", "#B0BEC5", "#B0BEC5", "#B0BEC5", "#B0BEC5", "#B0BEC5", "#B0BEC5", "#B0BEC5", "#B0BEC5", "#B0BEC5", "#B0BEC5", "#B0BEC5", "#B0BEC5", "#B0BEC5", "#B0BEC5", "#B0BEC5", "#B0BEC5", "#B0BEC5", "#B0BEC5", "#B0BEC5", "#B0BEC5", "#B0BEC5", "red", "#B0BEC5", "#B0BEC5", "#B0BEC5", "#B0BEC5", "#B0BEC5", "#B0BEC5", "#B0BEC5", "#B0BEC5", "#B0BEC5", "#B0BEC5", "#B0BEC5", "#B0BEC5", "#B0BEC5"]]}], "label": "Topic 38", "method": "update"}, {"args": [{"marker.color": [["#B0BEC5", "#B0BEC5", "#B0BEC5", "#B0BEC5", "#B0BEC5", "#B0BEC5", "#B0BEC5", "#B0BEC5", "#B0BEC5", "#B0BEC5", "#B0BEC5", "#B0BEC5", "#B0BEC5", "#B0BEC5", "#B0BEC5", "#B0BEC5", "#B0BEC5", "#B0BEC5", "#B0BEC5", "#B0BEC5", "#B0BEC5", "#B0BEC5", "#B0BEC5", "#B0BEC5", "#B0BEC5", "#B0BEC5", "#B0BEC5", "#B0BEC5", "#B0BEC5", "#B0BEC5", "#B0BEC5", "#B0BEC5", "#B0BEC5", "#B0BEC5", "#B0BEC5", "#B0BEC5", "#B0BEC5", "#B0BEC5", "#B0BEC5", "red", "#B0BEC5", "#B0BEC5", "#B0BEC5", "#B0BEC5", "#B0BEC5", "#B0BEC5", "#B0BEC5", "#B0BEC5", "#B0BEC5", "#B0BEC5", "#B0BEC5", "#B0BEC5"]]}], "label": "Topic 39", "method": "update"}, {"args": [{"marker.color": [["#B0BEC5", "#B0BEC5", "#B0BEC5", "#B0BEC5", "#B0BEC5", "#B0BEC5", "#B0BEC5", "#B0BEC5", "#B0BEC5", "#B0BEC5", "#B0BEC5", "#B0BEC5", "#B0BEC5", "#B0BEC5", "#B0BEC5", "#B0BEC5", "#B0BEC5", "#B0BEC5", "#B0BEC5", "#B0BEC5", "#B0BEC5", "#B0BEC5", "#B0BEC5", "#B0BEC5", "#B0BEC5", "#B0BEC5", "#B0BEC5", "#B0BEC5", "#B0BEC5", "#B0BEC5", "#B0BEC5", "#B0BEC5", "#B0BEC5", "#B0BEC5", "#B0BEC5", "#B0BEC5", "#B0BEC5", "#B0BEC5", "#B0BEC5", "#B0BEC5", "red", "#B0BEC5", "#B0BEC5", "#B0BEC5", "#B0BEC5", "#B0BEC5", "#B0BEC5", "#B0BEC5", "#B0BEC5", "#B0BEC5", "#B0BEC5", "#B0BEC5"]]}], "label": "Topic 40", "method": "update"}, {"args": [{"marker.color": [["#B0BEC5", "#B0BEC5", "#B0BEC5", "#B0BEC5", "#B0BEC5", "#B0BEC5", "#B0BEC5", "#B0BEC5", "#B0BEC5", "#B0BEC5", "#B0BEC5", "#B0BEC5", "#B0BEC5", "#B0BEC5", "#B0BEC5", "#B0BEC5", "#B0BEC5", "#B0BEC5", "#B0BEC5", "#B0BEC5", "#B0BEC5", "#B0BEC5", "#B0BEC5", "#B0BEC5", "#B0BEC5", "#B0BEC5", "#B0BEC5", "#B0BEC5", "#B0BEC5", "#B0BEC5", "#B0BEC5", "#B0BEC5", "#B0BEC5", "#B0BEC5", "#B0BEC5", "#B0BEC5", "#B0BEC5", "#B0BEC5", "#B0BEC5", "#B0BEC5", "#B0BEC5", "red", "#B0BEC5", "#B0BEC5", "#B0BEC5", "#B0BEC5", "#B0BEC5", "#B0BEC5", "#B0BEC5", "#B0BEC5", "#B0BEC5", "#B0BEC5"]]}], "label": "Topic 41", "method": "update"}, {"args": [{"marker.color": [["#B0BEC5", "#B0BEC5", "#B0BEC5", "#B0BEC5", "#B0BEC5", "#B0BEC5", "#B0BEC5", "#B0BEC5", "#B0BEC5", "#B0BEC5", "#B0BEC5", "#B0BEC5", "#B0BEC5", "#B0BEC5", "#B0BEC5", "#B0BEC5", "#B0BEC5", "#B0BEC5", "#B0BEC5", "#B0BEC5", "#B0BEC5", "#B0BEC5", "#B0BEC5", "#B0BEC5", "#B0BEC5", "#B0BEC5", "#B0BEC5", "#B0BEC5", "#B0BEC5", "#B0BEC5", "#B0BEC5", "#B0BEC5", "#B0BEC5", "#B0BEC5", "#B0BEC5", "#B0BEC5", "#B0BEC5", "#B0BEC5", "#B0BEC5", "#B0BEC5", "#B0BEC5", "#B0BEC5", "red", "#B0BEC5", "#B0BEC5", "#B0BEC5", "#B0BEC5", "#B0BEC5", "#B0BEC5", "#B0BEC5", "#B0BEC5", "#B0BEC5"]]}], "label": "Topic 42", "method": "update"}, {"args": [{"marker.color": [["#B0BEC5", "#B0BEC5", "#B0BEC5", "#B0BEC5", "#B0BEC5", "#B0BEC5", "#B0BEC5", "#B0BEC5", "#B0BEC5", "#B0BEC5", "#B0BEC5", "#B0BEC5", "#B0BEC5", "#B0BEC5", "#B0BEC5", "#B0BEC5", "#B0BEC5", "#B0BEC5", "#B0BEC5", "#B0BEC5", "#B0BEC5", "#B0BEC5", "#B0BEC5", "#B0BEC5", "#B0BEC5", "#B0BEC5", "#B0BEC5", "#B0BEC5", "#B0BEC5", "#B0BEC5", "#B0BEC5", "#B0BEC5", "#B0BEC5", "#B0BEC5", "#B0BEC5", "#B0BEC5", "#B0BEC5", "#B0BEC5", "#B0BEC5", "#B0BEC5", "#B0BEC5", "#B0BEC5", "#B0BEC5", "red", "#B0BEC5", "#B0BEC5", "#B0BEC5", "#B0BEC5", "#B0BEC5", "#B0BEC5", "#B0BEC5", "#B0BEC5"]]}], "label": "Topic 43", "method": "update"}, {"args": [{"marker.color": [["#B0BEC5", "#B0BEC5", "#B0BEC5", "#B0BEC5", "#B0BEC5", "#B0BEC5", "#B0BEC5", "#B0BEC5", "#B0BEC5", "#B0BEC5", "#B0BEC5", "#B0BEC5", "#B0BEC5", "#B0BEC5", "#B0BEC5", "#B0BEC5", "#B0BEC5", "#B0BEC5", "#B0BEC5", "#B0BEC5", "#B0BEC5", "#B0BEC5", "#B0BEC5", "#B0BEC5", "#B0BEC5", "#B0BEC5", "#B0BEC5", "#B0BEC5", "#B0BEC5", "#B0BEC5", "#B0BEC5", "#B0BEC5", "#B0BEC5", "#B0BEC5", "#B0BEC5", "#B0BEC5", "#B0BEC5", "#B0BEC5", "#B0BEC5", "#B0BEC5", "#B0BEC5", "#B0BEC5", "#B0BEC5", "#B0BEC5", "red", "#B0BEC5", "#B0BEC5", "#B0BEC5", "#B0BEC5", "#B0BEC5", "#B0BEC5", "#B0BEC5"]]}], "label": "Topic 44", "method": "update"}, {"args": [{"marker.color": [["#B0BEC5", "#B0BEC5", "#B0BEC5", "#B0BEC5", "#B0BEC5", "#B0BEC5", "#B0BEC5", "#B0BEC5", "#B0BEC5", "#B0BEC5", "#B0BEC5", "#B0BEC5", "#B0BEC5", "#B0BEC5", "#B0BEC5", "#B0BEC5", "#B0BEC5", "#B0BEC5", "#B0BEC5", "#B0BEC5", "#B0BEC5", "#B0BEC5", "#B0BEC5", "#B0BEC5", "#B0BEC5", "#B0BEC5", "#B0BEC5", "#B0BEC5", "#B0BEC5", "#B0BEC5", "#B0BEC5", "#B0BEC5", "#B0BEC5", "#B0BEC5", "#B0BEC5", "#B0BEC5", "#B0BEC5", "#B0BEC5", "#B0BEC5", "#B0BEC5", "#B0BEC5", "#B0BEC5", "#B0BEC5", "#B0BEC5", "#B0BEC5", "red", "#B0BEC5", "#B0BEC5", "#B0BEC5", "#B0BEC5", "#B0BEC5", "#B0BEC5"]]}], "label": "Topic 45", "method": "update"}, {"args": [{"marker.color": [["#B0BEC5", "#B0BEC5", "#B0BEC5", "#B0BEC5", "#B0BEC5", "#B0BEC5", "#B0BEC5", "#B0BEC5", "#B0BEC5", "#B0BEC5", "#B0BEC5", "#B0BEC5", "#B0BEC5", "#B0BEC5", "#B0BEC5", "#B0BEC5", "#B0BEC5", "#B0BEC5", "#B0BEC5", "#B0BEC5", "#B0BEC5", "#B0BEC5", "#B0BEC5", "#B0BEC5", "#B0BEC5", "#B0BEC5", "#B0BEC5", "#B0BEC5", "#B0BEC5", "#B0BEC5", "#B0BEC5", "#B0BEC5", "#B0BEC5", "#B0BEC5", "#B0BEC5", "#B0BEC5", "#B0BEC5", "#B0BEC5", "#B0BEC5", "#B0BEC5", "#B0BEC5", "#B0BEC5", "#B0BEC5", "#B0BEC5", "#B0BEC5", "#B0BEC5", "red", "#B0BEC5", "#B0BEC5", "#B0BEC5", "#B0BEC5", "#B0BEC5"]]}], "label": "Topic 46", "method": "update"}, {"args": [{"marker.color": [["#B0BEC5", "#B0BEC5", "#B0BEC5", "#B0BEC5", "#B0BEC5", "#B0BEC5", "#B0BEC5", "#B0BEC5", "#B0BEC5", "#B0BEC5", "#B0BEC5", "#B0BEC5", "#B0BEC5", "#B0BEC5", "#B0BEC5", "#B0BEC5", "#B0BEC5", "#B0BEC5", "#B0BEC5", "#B0BEC5", "#B0BEC5", "#B0BEC5", "#B0BEC5", "#B0BEC5", "#B0BEC5", "#B0BEC5", "#B0BEC5", "#B0BEC5", "#B0BEC5", "#B0BEC5", "#B0BEC5", "#B0BEC5", "#B0BEC5", "#B0BEC5", "#B0BEC5", "#B0BEC5", "#B0BEC5", "#B0BEC5", "#B0BEC5", "#B0BEC5", "#B0BEC5", "#B0BEC5", "#B0BEC5", "#B0BEC5", "#B0BEC5", "#B0BEC5", "#B0BEC5", "red", "#B0BEC5", "#B0BEC5", "#B0BEC5", "#B0BEC5"]]}], "label": "Topic 47", "method": "update"}, {"args": [{"marker.color": [["#B0BEC5", "#B0BEC5", "#B0BEC5", "#B0BEC5", "#B0BEC5", "#B0BEC5", "#B0BEC5", "#B0BEC5", "#B0BEC5", "#B0BEC5", "#B0BEC5", "#B0BEC5", "#B0BEC5", "#B0BEC5", "#B0BEC5", "#B0BEC5", "#B0BEC5", "#B0BEC5", "#B0BEC5", "#B0BEC5", "#B0BEC5", "#B0BEC5", "#B0BEC5", "#B0BEC5", "#B0BEC5", "#B0BEC5", "#B0BEC5", "#B0BEC5", "#B0BEC5", "#B0BEC5", "#B0BEC5", "#B0BEC5", "#B0BEC5", "#B0BEC5", "#B0BEC5", "#B0BEC5", "#B0BEC5", "#B0BEC5", "#B0BEC5", "#B0BEC5", "#B0BEC5", "#B0BEC5", "#B0BEC5", "#B0BEC5", "#B0BEC5", "#B0BEC5", "#B0BEC5", "#B0BEC5", "red", "#B0BEC5", "#B0BEC5", "#B0BEC5"]]}], "label": "Topic 48", "method": "update"}, {"args": [{"marker.color": [["#B0BEC5", "#B0BEC5", "#B0BEC5", "#B0BEC5", "#B0BEC5", "#B0BEC5", "#B0BEC5", "#B0BEC5", "#B0BEC5", "#B0BEC5", "#B0BEC5", "#B0BEC5", "#B0BEC5", "#B0BEC5", "#B0BEC5", "#B0BEC5", "#B0BEC5", "#B0BEC5", "#B0BEC5", "#B0BEC5", "#B0BEC5", "#B0BEC5", "#B0BEC5", "#B0BEC5", "#B0BEC5", "#B0BEC5", "#B0BEC5", "#B0BEC5", "#B0BEC5", "#B0BEC5", "#B0BEC5", "#B0BEC5", "#B0BEC5", "#B0BEC5", "#B0BEC5", "#B0BEC5", "#B0BEC5", "#B0BEC5", "#B0BEC5", "#B0BEC5", "#B0BEC5", "#B0BEC5", "#B0BEC5", "#B0BEC5", "#B0BEC5", "#B0BEC5", "#B0BEC5", "#B0BEC5", "#B0BEC5", "red", "#B0BEC5", "#B0BEC5"]]}], "label": "Topic 49", "method": "update"}, {"args": [{"marker.color": [["#B0BEC5", "#B0BEC5", "#B0BEC5", "#B0BEC5", "#B0BEC5", "#B0BEC5", "#B0BEC5", "#B0BEC5", "#B0BEC5", "#B0BEC5", "#B0BEC5", "#B0BEC5", "#B0BEC5", "#B0BEC5", "#B0BEC5", "#B0BEC5", "#B0BEC5", "#B0BEC5", "#B0BEC5", "#B0BEC5", "#B0BEC5", "#B0BEC5", "#B0BEC5", "#B0BEC5", "#B0BEC5", "#B0BEC5", "#B0BEC5", "#B0BEC5", "#B0BEC5", "#B0BEC5", "#B0BEC5", "#B0BEC5", "#B0BEC5", "#B0BEC5", "#B0BEC5", "#B0BEC5", "#B0BEC5", "#B0BEC5", "#B0BEC5", "#B0BEC5", "#B0BEC5", "#B0BEC5", "#B0BEC5", "#B0BEC5", "#B0BEC5", "#B0BEC5", "#B0BEC5", "#B0BEC5", "#B0BEC5", "#B0BEC5", "red", "#B0BEC5"]]}], "label": "Topic 50", "method": "update"}, {"args": [{"marker.color": [["#B0BEC5", "#B0BEC5", "#B0BEC5", "#B0BEC5", "#B0BEC5", "#B0BEC5", "#B0BEC5", "#B0BEC5", "#B0BEC5", "#B0BEC5", "#B0BEC5", "#B0BEC5", "#B0BEC5", "#B0BEC5", "#B0BEC5", "#B0BEC5", "#B0BEC5", "#B0BEC5", "#B0BEC5", "#B0BEC5", "#B0BEC5", "#B0BEC5", "#B0BEC5", "#B0BEC5", "#B0BEC5", "#B0BEC5", "#B0BEC5", "#B0BEC5", "#B0BEC5", "#B0BEC5", "#B0BEC5", "#B0BEC5", "#B0BEC5", "#B0BEC5", "#B0BEC5", "#B0BEC5", "#B0BEC5", "#B0BEC5", "#B0BEC5", "#B0BEC5", "#B0BEC5", "#B0BEC5", "#B0BEC5", "#B0BEC5", "#B0BEC5", "#B0BEC5", "#B0BEC5", "#B0BEC5", "#B0BEC5", "#B0BEC5", "#B0BEC5", "red"]]}], "label": "Topic 51", "method": "update"}]}], "title": {"font": {"color": "Black", "size": 22}, "text": "<b>Intertopic Distance Map</b>", "x": 0.5, "xanchor": "center", "y": 0.95, "yanchor": "top"}, "width": 650, "xaxis": {"anchor": "y", "domain": [0, 1], "range": [-14.86, 17.65], "title": {"text": ""}, "visible": false}, "yaxis": {"anchor": "x", "domain": [0, 1], "range": [-10.12, 27.66], "title": {"text": ""}, "visible": false}}}
